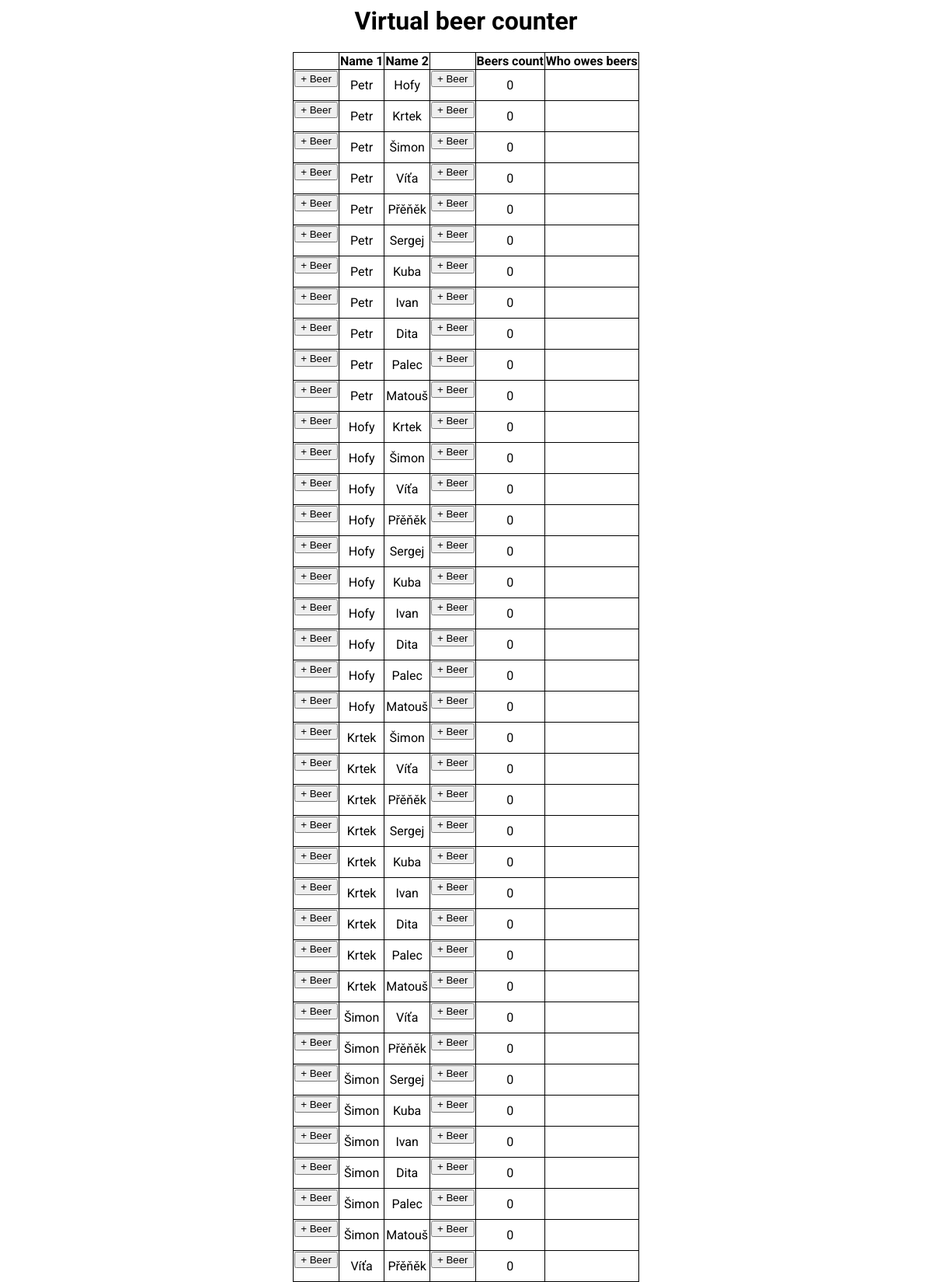
The page / (upper part) on the database its author committed.
### app.py (models this page shows, shortened)
class BeerPair(db.Model):
    beer_pair_id = db.Column(db.Integer, index = True, primary_key = True)
    name1 = db.Column(db.String(80))
    name2 = db.Column(db.String(80))
    beers = db.Column(db.Integer)
    side = db.Column(db.Integer)

### app.py (the view)
@app.route("/", methods=["GET"])
def home():
    beerpairs = BeerPair.query.all()
    return render_template("home.html", beerpairs=beerpairs)

### templates/home.html (shortened to what this page needs)
<html>
  <body>
    <h1 align= "center">Virtual beer counter</h1>
    	<table>
    		<tr>
    			<th></th>
    			<th>Name 1</th>
    			<th>Name 2</th>
                <th></th>
    			<th>Beers count</th>
    			<th>Who owes beers</th>
			</tr>
    		{% for beerpair in beerpairs %}
    			<tr>
    				<td><form method="POST" action="{{ url_for('update_first', beer_pair_id=beerpair.beer_pair_id) }}" ><input type="submit" name="name1_button" value="+ Beer"></form></td>
    				<td name = "name1">{{beerpair.name1}}</td>
            		<td name = "name2">{{beerpair.name2}}</td>
                    <td><form method="POST" action="{{ url_for('update_second', beer_pair_id=beerpair.beer_pair_id) }}" ><input type="submit" name="name2_button" value="+ Beer"></form></td>
            		<td name = "beers">{{beerpair.beers}}</td>
            		<td name = "side">{{beerpair.side}}</td>
  				</tr>
    		{% endfor %}
    	</table>
  </body>
</html>

### templates/home.html (style rules this page uses)
body { font-family: 'Roboto', "HelveticaNeueLight", "HelveticaNeue-Light", "Helvetica Neue Light", "HelveticaNeue", "Helvetica Neue", 'TeXGyreHerosRegular', "Helvetica", "Tahoma", "Geneva", "Arial", sans-serif; }
table, th, td { border-collapse: collapse; border: 1px solid black; margin-left:auto; margin-right:auto; text-align:center; }

### rows shown on the page
BeerPair: name1 "Petr", name2 "Hofy", beers "0"
BeerPair: name1 "Petr", name2 "Krtek", beers "0"
BeerPair: name1 "Petr", name2 "Šimon", beers "0"
BeerPair: name1 "Petr", name2 "Víťa", beers "0"
BeerPair: name1 "Petr", name2 "Přěňěk", beers "0"
BeerPair: name1 "Petr", name2 "Sergej", beers "0"
BeerPair: name1 "Petr", name2 "Kuba", beers "0"
BeerPair: name1 "Petr", name2 "Ivan", beers "0"
BeerPair: name1 "Petr", name2 "Dita", beers "0"
BeerPair: name1 "Petr", name2 "Palec", beers "0"
BeerPair: name1 "Petr", name2 "Matouš", beers "0"
BeerPair: name1 "Hofy", name2 "Krtek", beers "0"
BeerPair: name1 "Hofy", name2 "Šimon", beers "0"
BeerPair: name1 "Hofy", name2 "Víťa", beers "0"
BeerPair: name1 "Hofy", name2 "Přěňěk", beers "0"
BeerPair: name1 "Hofy", name2 "Sergej", beers "0"
BeerPair: name1 "Hofy", name2 "Kuba", beers "0"
BeerPair: name1 "Hofy", name2 "Ivan", beers "0"
BeerPair: name1 "Hofy", name2 "Dita", beers "0"
BeerPair: name1 "Hofy", name2 "Palec", beers "0"
BeerPair: name1 "Hofy", name2 "Matouš", beers "0"
BeerPair: name1 "Krtek", name2 "Šimon", beers "0"
BeerPair: name1 "Krtek", name2 "Víťa", beers "0"
BeerPair: name1 "Krtek", name2 "Přěňěk", beers "0"
BeerPair: name1 "Krtek", name2 "Sergej", beers "0"
BeerPair: name1 "Krtek", name2 "Kuba", beers "0"
BeerPair: name1 "Krtek", name2 "Ivan", beers "0"
BeerPair: name1 "Krtek", name2 "Dita", beers "0"
BeerPair: name1 "Krtek", name2 "Palec", beers "0"
BeerPair: name1 "Krtek", name2 "Matouš", beers "0"
BeerPair: name1 "Šimon", name2 "Víťa", beers "0"
BeerPair: name1 "Šimon", name2 "Přěňěk", beers "0"
BeerPair: name1 "Šimon", name2 "Sergej", beers "0"
BeerPair: name1 "Šimon", name2 "Kuba", beers "0"
BeerPair: name1 "Šimon", name2 "Ivan", beers "0"
BeerPair: name1 "Šimon", name2 "Dita", beers "0"
BeerPair: name1 "Šimon", name2 "Palec", beers "0"
BeerPair: name1 "Šimon", name2 "Matouš", beers "0"
BeerPair: name1 "Víťa", name2 "Přěňěk", beers "0"
